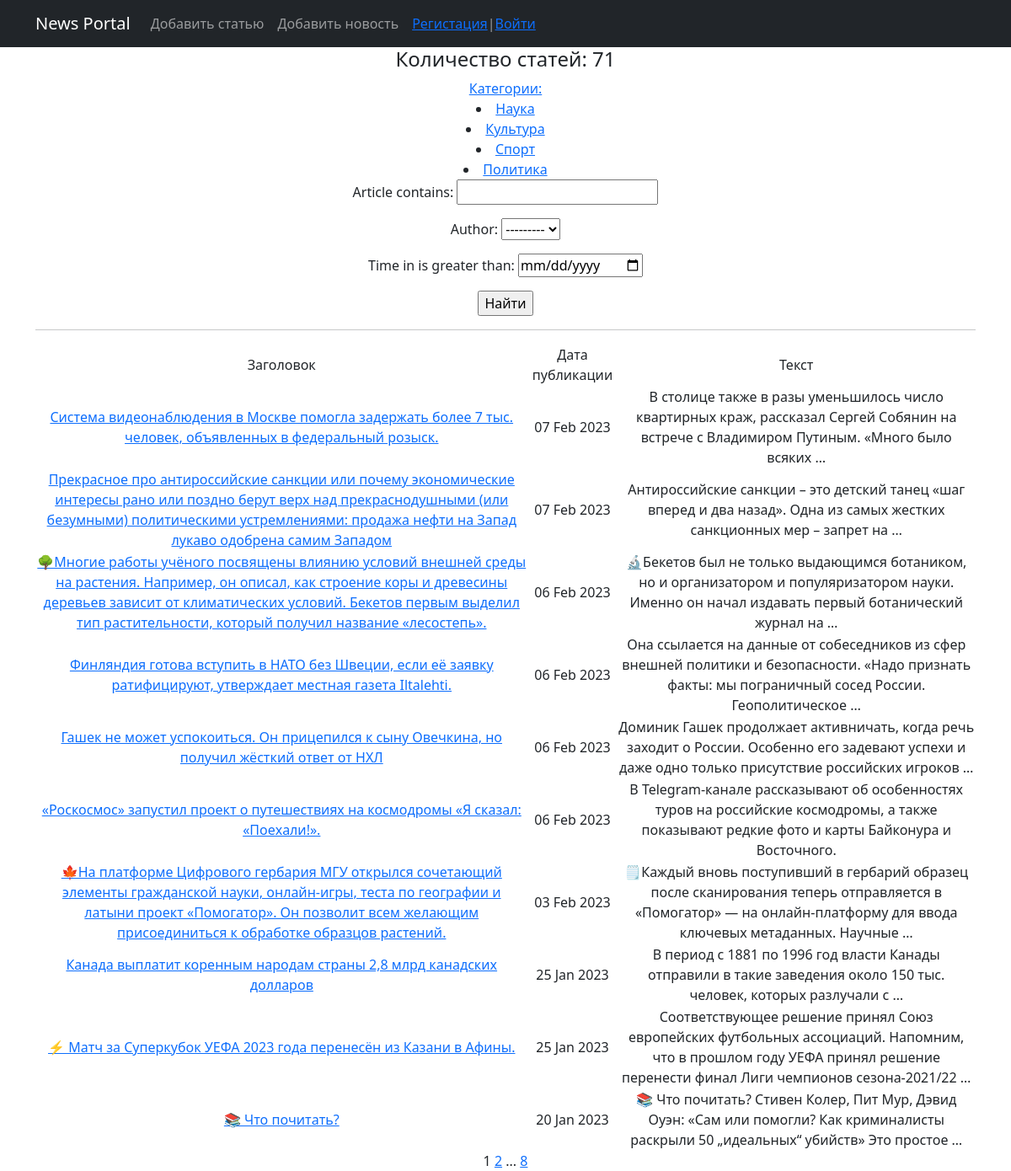
Before: /news/ with the older database file.
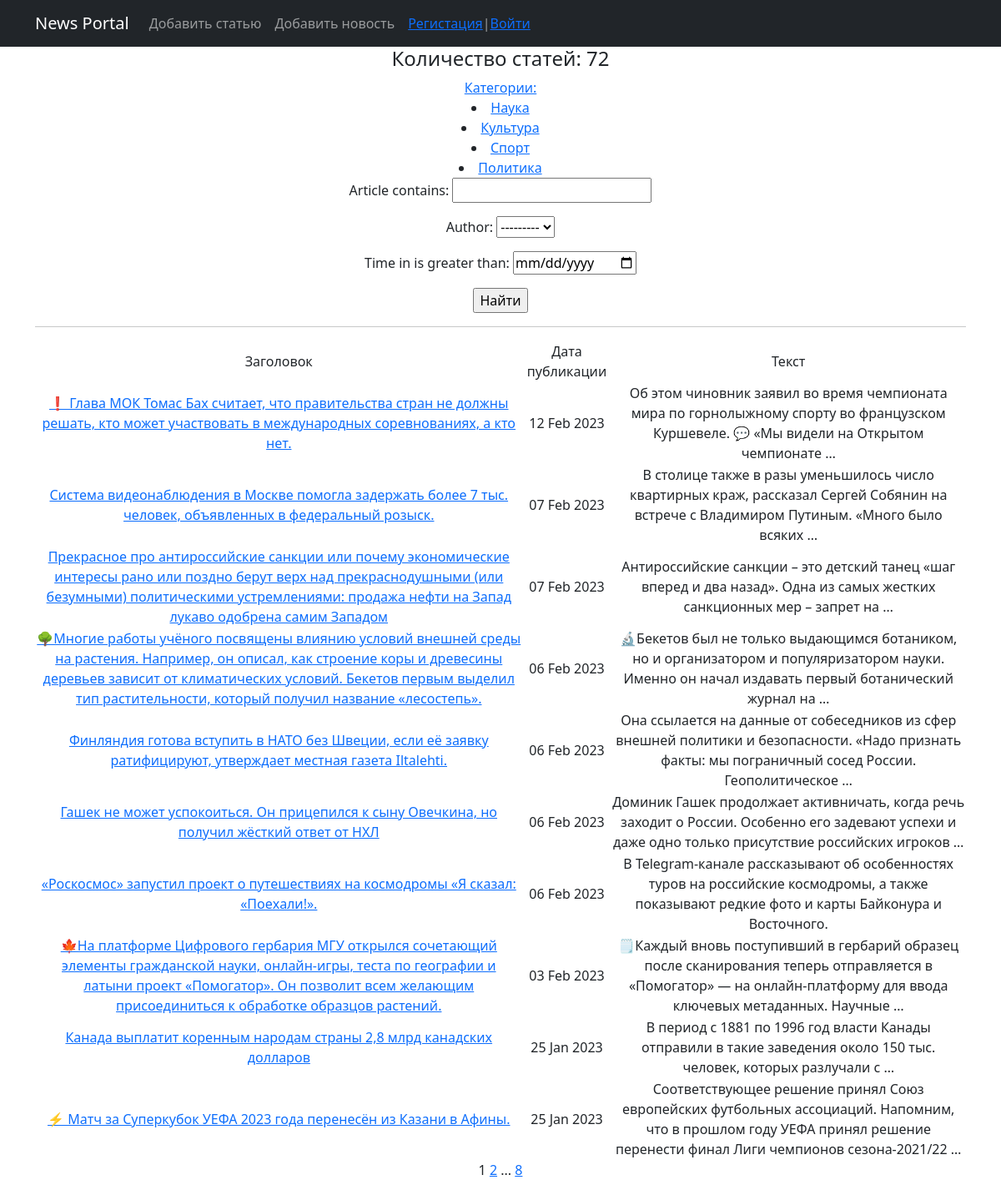
After: the same page with the newer database file.
### news/models.py (models this page shows, shortened)
class Category(models.Model):
    name = models.CharField(max_length=255, unique=True)  # название категории. Поле должно быть уникальным
    subscribers = models.ManyToManyField(User)
    def get_absolute_url(self):
        return reverse('category', args=[str(self.pk)])  # TO DO

class Post(models.Model):
    author = models.ForeignKey(Author, on_delete=models.CASCADE)  # связь «один ко многим» с моделью Author;
    position = models.CharField(max_length=255, choices=POSITION)  # поле с выбором — «статья» или «новость»;
    time_in = models.DateTimeField(auto_now_add=True)  # автоматически добавляемая дата и время создания;
    category = models.ManyToManyField(Category, through='PostCategory')  # связь с моделью Category (с дополнительной моделью PostCategory);
    article = models.CharField(max_length=255)  # заголовок статьи/новости;
    text = models.TextField()  # текст статьи/новости;
    rating = models.FloatField(default=0.0)  # рейтинг статьи/новости.

### news/views.py (the view)
# urls.py: path('', PostsList.as_view(), name='news_list'),
class PostsList(ListView):
    model = Post
    ordering = '-time_in'
    template_name = 'news_list.html'
    context_object_name = 'news_list'
    paginate_by = 10  # вот так мы можем указать количество записей на странице
    def get_queryset(self):
        queryset = super().get_queryset()
        self.filterset = PostFilter(self.request.GET, queryset)
        return self.filterset.qs
    def get_context_data(self, **kwargs):
        context = super().get_context_data(**kwargs)
        context['news_count'] = f'Количество статей: {self.filterset.qs.count()}'
        context['filterset'] = self.filterset
        context['next_sale'] = None
        context['title'] = 'Главная страница'
        context['cat_selected'] = 0
        context['menu'] = menu
        context['is_not_author'] = not self.request.user.groups.filter(name='authors').exists()
        context['auth'] = self.request.user.groups.filter(name='common').exists()
        return context

### news/models.py (called while the page is built)
    def __str__(self):
        return self.user.username

### news/templatetags/custom_filters.py (called while the page is built)
@register.filter()
def censor(value):
    try:
        if not isinstance(value, str):
            raise CensorException('Error')
        v = value
        for word in WORDS:
            if word in v:
                v = v.replace(word, f'{word[:1]}{len(word[1:])*"*"}')
            if word.capitalize() in v:
                v = v.replace(word.capitalize(), f'{word[:1].capitalize()}{len(word[1:])*"*"}')
        return v
    except CensorException as e:
        print(e)

### news/templatetags/custom_tags.py (called while the page is built)
@register.simple_tag(takes_context=True)
def url_replace(context, **kwargs):
    d = context['request'].GET.copy()
    for k, v in kwargs.items():
        d[k] = v
    return d.urlencode()

@register.simple_tag
def get_categories():
    return Category.objects.all()

### templates/news_list.html (shortened to what this page needs)
{% extends 'flatpages/default.html' %}
{% load custom_filters %}
{% load custom_tags %}
{% block content %}
   <h4>{{ news_count }}</h4>
    <div class="col">
       <div class="news">
           <a href="/news" title="разделы новостей">Категории:</a>
           {% get_categories as categories %}
           {% for c in categories %}
            {% if c.pk == cat_selected %}
           <li class="bold">{{c.name}}</li>
           {% else %}
            <li><a href={{c.get_absolute_url}}>{{c.name}}</a></li>
{% endif %}
           {% endfor %}
       </div>
    </div>
   <form action="" method="get">
       {{ filterset.form.as_p }}
       <input type="submit" value="Найти" />
   </form>
    <hr>
   {% if news_list %}
       <table>
           <tr>
               <td>Заголовок</td>
               <td>Дата публикации</td>
               <td>Текст</td>
           </tr>
           {% for news in news_list %}
           <tr>
               <td><a href="{{ news.id }}">{{ news.article|censor }}</a></td>
               <td>{{ news.time_in|date:'d M Y' }}</td>
               <td>{{ news.text|censor|truncatewords:20}}</td>
           </tr>
           {% endfor %}
       </table>
   {% else %}
       <h2>Статей нет!</h2>
   {% endif %}
   {{ page_obj.number }}
   {% if page_obj.has_next %}
       <a href="?{% url_replace page=page_obj.next_page_number %}">{{ page_obj.next_page_number }}</a>
       {% if paginator.num_pages != page_obj.next_page_number %}
           ...
       <a href="?{% url_replace page=page_obj.paginator.num_pages %}">{{ page_obj.paginator.num_pages }}</a>
       {% endif %}
   {% endif %}
{% endblock content %}

Changed rows visible on the page:
no longer on this page (row unchanged): Post: article|censor "📚 Что почитать?", time_in "20 Jan 2023", text|censor "📚 Что почитать? Стивен Колер, Пит Мур, Дэвид Оуэн: «Сам или помогли? Как криминалисты раскрыли 50 „идеальных“ убийств» Это простое …"
added Post: article|censor "❗ Глава МОК Томас Бах считает, что правительства стран не должны решать, кто может участвовать в международных соревнованиях, а кто нет.", time_in "12 Feb 2023", text|censor "Об этом чиновник заявил во время чемпионата мира по горнолыжному спорту во французском Куршевеле. 💬 «Мы видели на Открытом чемпионате …"
Other visible differences:
{{ news_count }}: "Количество статей: 71" → "Количество статей: 72"
